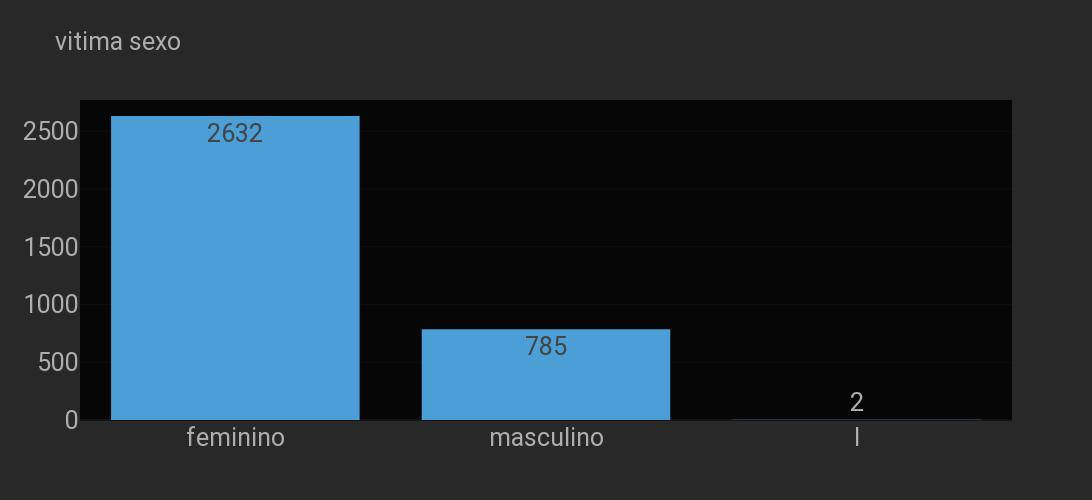

Notebook source saved alongside this figure:
### Code cell
grafico_info2('CS_SEXO','vitima sexo')

### Figure 1 — Plotly figure (JSON) as saved in the notebook; plotly's stock layout.template omitted (floating-point values rounded to 4 significant figures; data arrays with more than 128 entries replaced by an {"elided": "..."} marker saying what was removed)
{"data": [{"alignmentgroup": "True", "bingroup": "x", "hovertemplate": "CS_SEXO=%{x}<br>count=%{y}<extra></extra>", "legendgroup": "", "marker": {"color": "#4b9ed6", "pattern": {"shape": ""}}, "name": "", "offsetgroup": "", "orientation": "v", "showlegend": false, "texttemplate": "%{value}", "type": "histogram", "x": {"elided": "3419 str values"}, "xaxis": "x", "yaxis": "y"}], "layout": {"barmode": "relative", "font": {"size": 25}, "height": 500, "legend": {"tracegroupgap": 0}, "showlegend": false, "title": {"font": {"size": 25}, "text": "vitima sexo"}, "width": 1600, "xaxis": {"anchor": "y", "domain": [0, 1], "title": {}}, "yaxis": {"anchor": "x", "domain": [0, 1], "title": {}}}}
